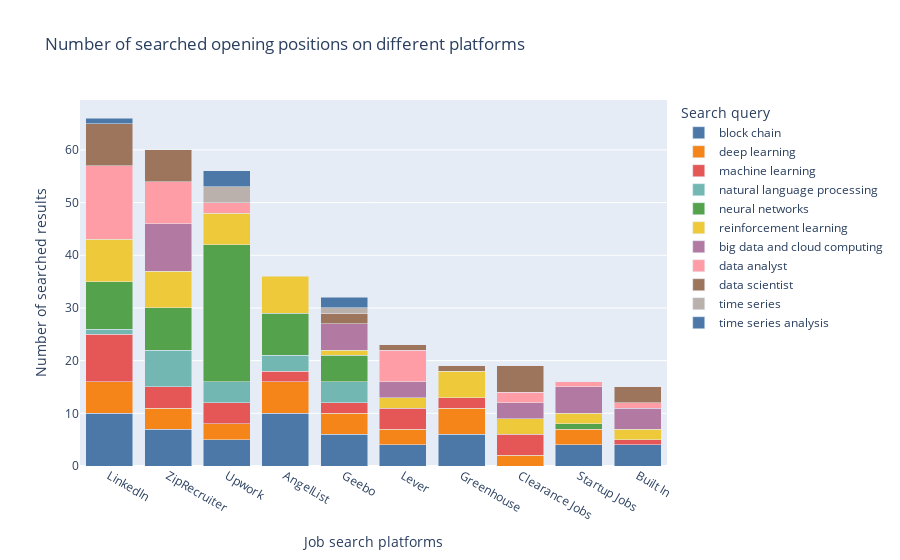

The notebook cell saved with this chart:
### Code cell
#| output: true
#| fig-cap: Figure 2. The Number of Searched Opening Positions on Different Platforms. <br>The total height of a bar means the number of searched results on different platforms, and the color represents the keywords used for search.

fig = px.bar(platform_title_cnt, 
             x="platform", y="count",
             color="search_query", barmode = 'stack',
             category_orders={"platform":list(platform_cnt.loc[0:9,"platform"].values)},
             color_discrete_sequence=px.colors.qualitative.T10,
             labels={
                     "platform": "Job search platforms",
                     "count": "Number of searched results",
                     "search_query": "Search query"
                 },
                title="The Number of Searched Opening Positions on Different Platforms")
 
fig.show()

### Figure 1 — Plotly figure (JSON) as saved in the notebook; plotly's stock layout.template omitted (floating-point values rounded to 4 significant figures)
{"data": [{"alignmentgroup": "True", "hovertemplate": "Search query=block chain<br>Job search platforms=%{x}<br>Number of searched results=%{y}<extra></extra>", "legendgroup": "block chain", "marker": {"color": "#4C78A8", "pattern": {"shape": ""}}, "name": "block chain", "offsetgroup": "block chain", "orientation": "v", "showlegend": true, "textposition": "auto", "type": "bar", "x": ["AngelList", "Built In", "Geebo", "Greenhouse", "Lever", "LinkedIn", "Startup Jobs", "Upwork", "ZipRecruiter"], "xaxis": "x", "y": [10, 4, 6, 6, 4, 10, 4, 5, 7], "yaxis": "y"}, {"alignmentgroup": "True", "hovertemplate": "Search query=deep learning<br>Job search platforms=%{x}<br>Number of searched results=%{y}<extra></extra>", "legendgroup": "deep learning", "marker": {"color": "#F58518", "pattern": {"shape": ""}}, "name": "deep learning", "offsetgroup": "deep learning", "orientation": "v", "showlegend": true, "textposition": "auto", "type": "bar", "x": ["AngelList", "Clearance Jobs", "Geebo", "Greenhouse", "Lever", "LinkedIn", "Startup Jobs", "Upwork", "ZipRecruiter"], "xaxis": "x", "y": [6, 2, 4, 5, 3, 6, 3, 3, 4], "yaxis": "y"}, {"alignmentgroup": "True", "hovertemplate": "Search query=machine learning<br>Job search platforms=%{x}<br>Number of searched results=%{y}<extra></extra>", "legendgroup": "machine learning", "marker": {"color": "#E45756", "pattern": {"shape": ""}}, "name": "machine learning", "offsetgroup": "machine learning", "orientation": "v", "showlegend": true, "textposition": "auto", "type": "bar", "x": ["AngelList", "Built In", "Clearance Jobs", "Geebo", "Greenhouse", "Lever", "LinkedIn", "Upwork", "ZipRecruiter"], "xaxis": "x", "y": [2, 1, 4, 2, 2, 4, 9, 4, 4], "yaxis": "y"}, {"alignmentgroup": "True", "hovertemplate": "Search query=natural language processing<br>Job search platforms=%{x}<br>Number of searched results=%{y}<extra></extra>", "legendgroup": "natural language processing", "marker": {"color": "#72B7B2", "pattern": {"shape": ""}}, "name": "natural language processing", "offsetgroup": "natural language processing", "orientation": "v", "showlegend": true, "textposition": "auto", "type": "bar", "x": ["AngelList", "Geebo", "LinkedIn", "Upwork", "ZipRecruiter"], "xaxis": "x", "y": [3, 4, 1, 4, 7], "yaxis": "y"}, {"alignmentgroup": "True", "hovertemplate": "Search query=neural networks<br>Job search platforms=%{x}<br>Number of searched results=%{y}<extra></extra>", "legendgroup": "neural networks", "marker": {"color": "#54A24B", "pattern": {"shape": ""}}, "name": "neural networks", "offsetgroup": "neural networks", "orientation": "v", "showlegend": true, "textposition": "auto", "type": "bar", "x": ["AngelList", "Geebo", "LinkedIn", "Startup Jobs", "Upwork", "ZipRecruiter"], "xaxis": "x", "y": [8, 5, 9, 1, 26, 8], "yaxis": "y"}, {"alignmentgroup": "True", "hovertemplate": "Search query=reinforcement learning<br>Job search platforms=%{x}<br>Number of searched results=%{y}<extra></extra>", "legendgroup": "reinforcement learning", "marker": {"color": "#EECA3B", "pattern": {"shape": ""}}, "name": "reinforcement learning", "offsetgroup": "reinforcement learning", "orientation": "v", "showlegend": true, "textposition": "auto", "type": "bar", "x": ["AngelList", "Built In", "Clearance Jobs", "Geebo", "Greenhouse", "Lever", "LinkedIn", "Startup Jobs", "Upwork", "ZipRecruiter"], "xaxis": "x", "y": [7, 2, 3, 1, 5, 2, 8, 2, 6, 7], "yaxis": "y"}, {"alignmentgroup": "True", "hovertemplate": "Search query=big data and cloud computing<br>Job search platforms=%{x}<br>Number of searched results=%{y}<extra></extra>", "legendgroup": "big data and cloud computing", "marker": {"color": "#B279A2", "pattern": {"shape": ""}}, "name": "big data and cloud computing", "offsetgroup": "big data and cloud computing", "orientation": "v", "showlegend": true, "textposition": "auto", "type": "bar", "x": ["Built In", "Clearance Jobs", "Geebo", "Lever", "Startup Jobs", "ZipRecruiter"], "xaxis": "x", "y": [4, 3, 5, 3, 5, 9], "yaxis": "y"}, {"alignmentgroup": "True", "hovertemplate": "Search query=data analyst<br>Job search platforms=%{x}<br>Number of searched results=%{y}<extra></extra>", "legendgroup": "data analyst", "marker": {"color": "#FF9DA6", "pattern": {"shape": ""}}, "name": "data analyst", "offsetgroup": "data analyst", "orientation": "v", "showlegend": true, "textposition": "auto", "type": "bar", "x": ["Built In", "Clearance Jobs", "Lever", "LinkedIn", "Startup Jobs", "Upwork", "ZipRecruiter"], "xaxis": "x", "y": [1, 2, 6, 14, 1, 2, 8], "yaxis": "y"}, {"alignmentgroup": "True", "hovertemplate": "Search query=data scientist<br>Job search platforms=%{x}<br>Number of searched results=%{y}<extra></extra>", "legendgroup": "data scientist", "marker": {"color": "#9D755D", "pattern": {"shape": ""}}, "name": "data scientist", "offsetgroup": "data scientist", "orientation": "v", "showlegend": true, "textposition": "auto", "type": "bar", "x": ["Built In", "Clearance Jobs", "Geebo", "Greenhouse", "Lever", "LinkedIn", "ZipRecruiter"], "xaxis": "x", "y": [3, 5, 2, 1, 1, 8, 6], "yaxis": "y"}, {"alignmentgroup": "True", "hovertemplate": "Search query=time series<br>Job search platforms=%{x}<br>Number of searched results=%{y}<extra></extra>", "legendgroup": "time series", "marker": {"color": "#BAB0AC", "pattern": {"shape": ""}}, "name": "time series", "offsetgroup": "time series", "orientation": "v", "showlegend": true, "textposition": "auto", "type": "bar", "x": ["Geebo", "Upwork"], "xaxis": "x", "y": [1, 3], "yaxis": "y"}, {"alignmentgroup": "True", "hovertemplate": "Search query=time series analysis<br>Job search platforms=%{x}<br>Number of searched results=%{y}<extra></extra>", "legendgroup": "time series analysis", "marker": {"color": "#4C78A8", "pattern": {"shape": ""}}, "name": "time series analysis", "offsetgroup": "time series analysis", "orientation": "v", "showlegend": true, "textposition": "auto", "type": "bar", "x": ["Geebo", "LinkedIn", "Upwork"], "xaxis": "x", "y": [2, 1, 3], "yaxis": "y"}], "layout": {"barmode": "stack", "legend": {"title": {"text": "Search query"}, "tracegroupgap": 0}, "title": {"text": "Number of searched opening positions on different platforms"}, "xaxis": {"anchor": "y", "categoryarray": ["LinkedIn", "ZipRecruiter", "Upwork", "AngelList", "Geebo", "Lever", "Greenhouse", "Clearance Jobs", "Startup Jobs", "Built In"], "categoryorder": "array", "domain": [0, 1], "title": {"text": "Job search platforms"}}, "yaxis": {"anchor": "x", "domain": [0, 1], "title": {"text": "Number of searched results"}}}}
